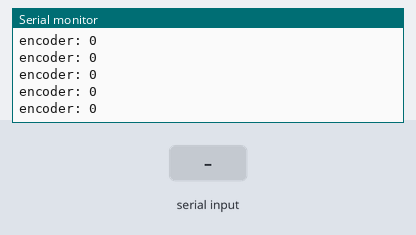
Simulated run of this sketch. Board: Arduino Mega 2560, built with avr-gcc and run on an emulated ATmega2560. On the bench: the last lines printed to the serial monitor. Inputs (shaded band) come from the test bench.

Above: at 1.2 s.
1.3 s: "30,150\n" received over the second serial link
At 2.2 s:
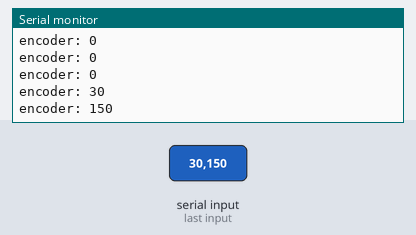
4.3 s: "90,45\n" received over the second serial link
At 5.2 s:
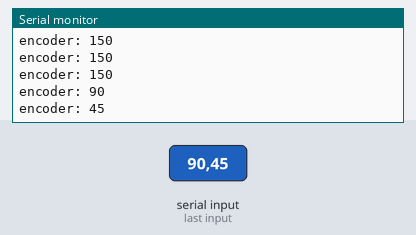
7.3 s: "90,45\n" received over the second serial link
Timing chart, 0 to 10.3 s (numbered marks = the images above; inputs shaded):
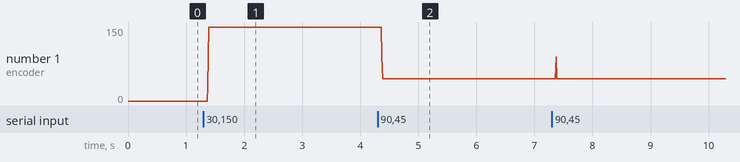

The sketch:

encoder_test_mega.ino
```cpp
void setup() {
  Serial2.begin(115200);
  Serial.begin(9600);
  Serial3.begin(38400);
}

int se = 0;
int encoder = 0;

void encoder_check() {
  if (Serial2.available()) {
    se = Serial2.parseInt();
    if (se != 0) {
      encoder = se;
    }
  }
  Serial.print("encoder: ");
  Serial.println(encoder);
  Serial3.println(byte(encoder));
}

void loop() {
  encoder_check();
}
```

Measured:
- after the input at 1.3 s, the serial monitor: prints a new line after 0.07 s (image 1)
- after the input at 4.3 s, the serial monitor: prints a new line after 0.07 s (image 2)
- plotted number 1: 0 → 150 after the input at 1.3 s, 150 → 45 after the input at 4.3 s
